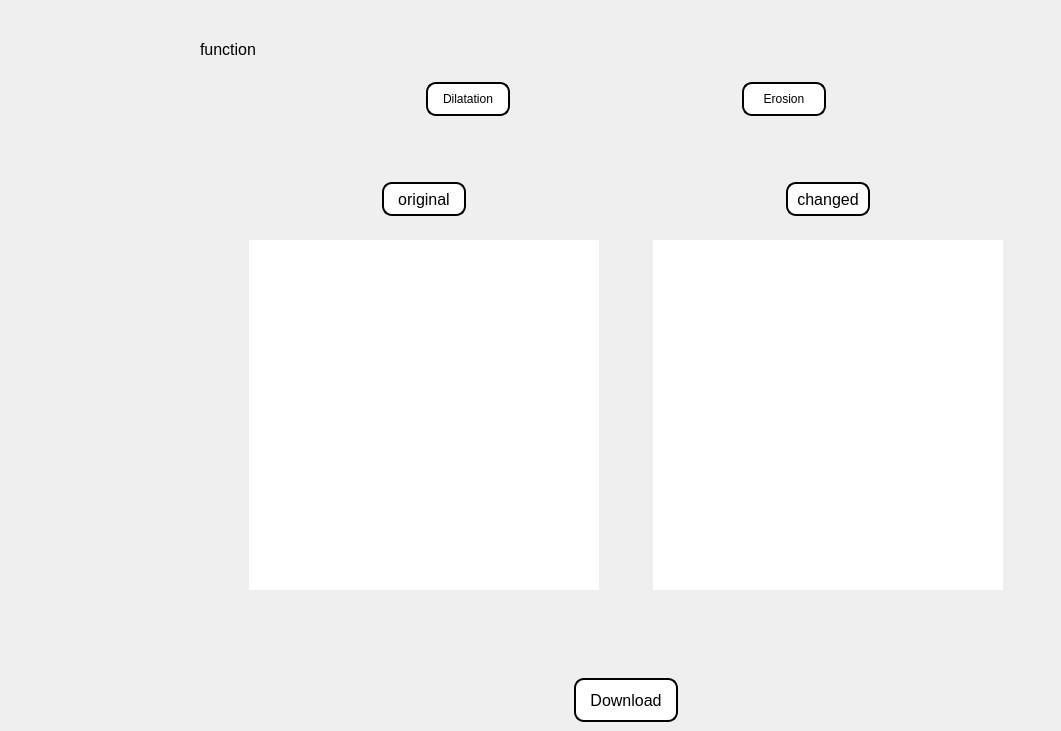
    <widget class="QWidget" name="page_0">
     <widget class="QWidget" name="layoutWidget">
      <property name="geometry">
       <rect>
        <x>200</x>
        <y>40</y>
        <width>852</width>
        <height>682</height>
       </rect>
      </property>
      <layout class="QVBoxLayout" name="verticalLayout_4">
       <item>
        <layout class="QVBoxLayout" name="verticalLayout_3">
         <item>
          <widget class="QLabel" name="label">
           <property name="font">
            <font>
             <family>Arial</family>
             <pointsize>12</pointsize>
            </font>
           </property>
           <property name="text">
            <string>function</string>
           </property>
          </widget>
         </item>
         <item>
          <spacer name="verticalSpacer_10">
           <property name="orientation">
            <enum>Qt::Vertical</enum>
           </property>
           <property name="sizeHint" stdset="0">
            <size>
             <width>17</width>
             <height>17</height>
            </size>
           </property>
          </spacer>
         </item>
         <item>
          <layout class="QHBoxLayout" name="horizontalLayout">
           <item>
            <spacer name="horizontalSpacer">
             <property name="orientation">
              <enum>Qt::Horizontal</enum>
             </property>
             <property name="sizeHint" stdset="0">
              <size>
               <width>40</width>
               <height>20</height>
              </size>
             </property>
            </spacer>
           </item>
           <item>
            <widget class="QPushButton" name="Dilatation_button">
             <property name="styleSheet">
              <string notr="true">width: 80px;
height: 30px;
background-color: white;
border: 2px solid black;
border-radius: 10px;
text-align: center;
line-height: 40px;</string>
             </property>
             <property name="text">
              <string>Dilatation</string>
             </property>
             <property name="icon">
              <iconset resource="../images/images.qrc">
               <normaloff>:/Dilatation.png</normaloff>:/Dilatation.png</iconset>
             </property>
            </widget>
           </item>
           <item>
            <spacer name="horizontalSpacer_2">
             <property name="orientation">
              <enum>Qt::Horizontal</enum>
             </property>
             <property name="sizeHint" stdset="0">
              <size>
               <width>40</width>
               <height>20</height>
              </size>
             </property>
            </spacer>
           </item>
           <item>
            <widget class="QPushButton" name="Erosion_button">
             <property name="styleSheet">
              <string notr="true">width: 80px;
height: 30px;
background-color: white;
border: 2px solid black;
border-radius: 10px;
text-align: center;
line-height: 40px;</string>
             </property>
             <property name="text">
              <string>Erosion</string>
             </property>
             <property name="icon">
              <iconset resource="../images/images.qrc">
               <normaloff>:/Erosion.png</normaloff>:/Erosion.png</iconset>
             </property>
            </widget>
           </item>
           <item>
            <spacer name="horizontalSpacer_3">
             <property name="orientation">
              <enum>Qt::Horizontal</enum>
             </property>
             <property name="sizeHint" stdset="0">
              <size>
               <width>40</width>
               <height>20</height>
              </size>
             </property>
            </spacer>
           </item>
          </layout>
         </item>
        </layout>
       </item>
       <item>
        <spacer name="verticalSpacer_47">
         <property name="orientation">
          <enum>Qt::Vertical</enum>
         </property>
         <property name="sizeHint" stdset="0">
          <size>
           <width>17</width>
           <height>18</height>
          </size>
         </property>
        </spacer>
       </item>
       <item>
        <layout class="QHBoxLayout" name="horizontalLayout_4">
         <item>
          <spacer name="horizontalSpacer_4">
           <property name="orientation">
            <enum>Qt::Horizontal</enum>
           </property>
           <property name="sizeHint" stdset="0">
            <size>
             <width>40</width>
             <height>20</height>
            </size>
           </property>
          </spacer>
         </item>
         <item>
          <layout class="QVBoxLayout" name="verticalLayout">
           <item>
            <spacer name="verticalSpacer_5">
             <property name="orientation">
              <enum>Qt::Vertical</enum>
             </property>
             <property name="sizeHint" stdset="0">
              <size>
               <width>17</width>
               <height>18</height>
              </size>
             </property>
            </spacer>
           </item>
           <item>
            <layout class="QHBoxLayout" name="horizontalLayout_2">
             <item>
              <spacer name="horizontalSpacer_7">
               <property name="orientation">
                <enum>Qt::Horizontal</enum>
               </property>
               <property name="sizeHint" stdset="0">
                <size>
                 <width>40</width>
                 <height>20</height>
                </size>
               </property>
              </spacer>
             </item>
             <item>
              <widget class="QPushButton" name="show_org_image_page0">
               <property name="font">
                <font>
                 <family>Arial</family>
                 <pointsize>12</pointsize>
                </font>
               </property>
               <property name="styleSheet">
                <string notr="true">width: 80px;
height: 30px;
background-color: white;
border: 2px solid black;
border-radius: 10px;
text-align: center;
line-height: 40px;</string>
               </property>
               <property name="text">
                <string>original</string>
               </property>
              </widget>
             </item>
             <item>
              <spacer name="horizontalSpacer_8">
               <property name="orientation">
                <enum>Qt::Horizontal</enum>
               </property>
               <property name="sizeHint" stdset="0">
                <size>
                 <width>40</width>
                 <height>20</height>
                </size>
               </property>
              </spacer>
             </item>
            </layout>
           </item>
           <item>
            <spacer name="verticalSpacer">
             <property name="orientation">
              <enum>Qt::Vertical</enum>
             </property>
             <property name="sizeHint" stdset="0">
              <size>
               <width>17</width>
               <height>18</height>
              </size>
             </property>
            </spacer>
           </item>
           <item>
            <widget class="QLabel" name="page0_org_img">
             <property name="minimumSize">
              <size>
               <width>350</width>
               <height>350</height>
              </size>
             </property>
             <property name="maximumSize">
              <size>
               <width>350</width>
               <height>350</height>
              </size>
             </property>
             <property name="styleSheet">
              <string notr="true">background-color : white;</string>
             </property>
             <property name="text">
              <string/>
             </property>
            </widget>
           </item>
           <item>
            <spacer name="verticalSpacer_3">
             <property name="orientation">
              <enum>Qt::Vertical</enum>
             </property>
             <property name="sizeHint" stdset="0">
              <size>
               <width>20</width>
               <height>40</height>
              </size>
             </property>
            </spacer>
           </item>
          </layout>
         </item>
         <item>
          <spacer name="horizontalSpacer_11">
           <property name="orientation">
            <enum>Qt::Horizontal</enum>
           </property>
           <property name="sizeHint" stdset="0">
            <size>
             <width>40</width>
             <height>20</height>
            </size>
           </property>
          </spacer>
         </item>
         <item>
          <layout class="QVBoxLayout" name="verticalLayout_2">
           <item>
            <spacer name="verticalSpacer_6">
             <property name="orientation">
              <enum>Qt::Vertical</enum>
             </property>
             <property name="sizeHint" stdset="0">
              <size>
               <width>17</width>
               <height>18</height>
              </size>
             </property>
            </spacer>
           </item>
           <item>
            <layout class="QHBoxLayout" name="horizontalLayout_3">
             <item>
              <spacer name="horizontalSpacer_9">
               <property name="orientation">
                <enum>Qt::Horizontal</enum>
               </property>
               <property name="sizeHint" stdset="0">
                <size>
                 <width>40</width>
                 <height>20</height>
                </size>
               </property>
              </spacer>
             </item>
             <item>
              <widget class="QPushButton" name="show_cha_image_page0">
               <property name="font">
                <font>
                 <family>Arial</family>
                 <pointsize>12</pointsize>
                </font>
               </property>
               <property name="styleSheet">
                <string notr="true">width: 80px;
height: 30px;
background-color: white;
border: 2px solid black;
border-radius: 10px;
text-align: center;
line-height: 40px;</string>
               </property>
               <property name="text">
                <string>changed</string>
               </property>
              </widget>
             </item>
             <item>
              <spacer name="horizontalSpacer_10">
               <property name="orientation">
                <enum>Qt::Horizontal</enum>
               </property>
               <property name="sizeHint" stdset="0">
                <size>
                 <width>40</width>
                 <height>20</height>
                </size>
               </property>
              </spacer>
             </item>
            </layout>
           </item>
           <item>
            <spacer name="verticalSpacer_2">
             <property name="orientation">
              <enum>Qt::Vertical</enum>
             </property>
             <property name="sizeHint" stdset="0">
              <size>
               <width>17</width>
               <height>17</height>
              </size>
             </property>
            </spacer>
           </item>
           <item>
            <widget class="QLabel" name="page0_cha_img">
             <property name="minimumSize">
              <size>
               <width>350</width>
               <height>350</height>
              </size>
             </property>
             <property name="maximumSize">
              <size>
               <width>350</width>
               <height>350</height>
              </size>
             </property>
             <property name="styleSheet">
              <string notr="true">background-color : white;</string>
             </property>
             <property name="text">
              <string/>
             </property>
            </widget>
           </item>
           <item>
            <spacer name="verticalSpacer_4">
             <property name="orientation">
              <enum>Qt::Vertical</enum>
             </property>
             <property name="sizeHint" stdset="0">
              <size>
               <width>20</width>
               <height>40</height>
              </size>
             </property>
            </spacer>
           </item>
          </layout>
         </item>
         <item>
          <spacer name="horizontalSpacer_6">
           <property name="orientation">
            <enum>Qt::Horizontal</enum>
           </property>
           <property name="sizeHint" stdset="0">
            <size>
             <width>40</width>
             <height>20</height>
            </size>
           </property>
          </spacer>
         </item>
        </layout>
       </item>
       <item>
        <spacer name="verticalSpacer_8">
         <property name="orientation">
          <enum>Qt::Vertical</enum>
         </property>
         <property name="sizeHint" stdset="0">
          <size>
           <width>17</width>
           <height>17</height>
          </size>
         </property>
        </spacer>
       </item>
       <item>
        <layout class="QHBoxLayout" name="horizontalLayout_5">
         <item>
          <spacer name="horizontalSpacer_5">
           <property name="orientation">
            <enum>Qt::Horizontal</enum>
           </property>
           <property name="sizeHint" stdset="0">
            <size>
             <width>40</width>
             <height>20</height>
            </size>
           </property>
          </spacer>
         </item>
         <item>
          <widget class="QPushButton" name="download_page0">
           <property name="font">
            <font>
             <family>Arial</family>
             <pointsize>12</pointsize>
            </font>
           </property>
           <property name="styleSheet">
            <string notr="true">width: 100px;
height: 40px;
background-color: white;
border: 2px solid black;
border-radius: 10px;
text-align: center;
line-height: 40px;</string>
           </property>
           <property name="text">
            <string>Download</string>
           </property>
          </widget>
         </item>
         <item>
          <spacer name="horizontalSpacer_12">
           <property name="orientation">
            <enum>Qt::Horizontal</enum>
           </property>
           <property name="sizeHint" stdset="0">
            <size>
             <width>40</width>
             <height>20</height>
            </size>
           </property>
          </spacer>
         </item>
        </layout>
       </item>
      </layout>
     </widget>
    </widget>
